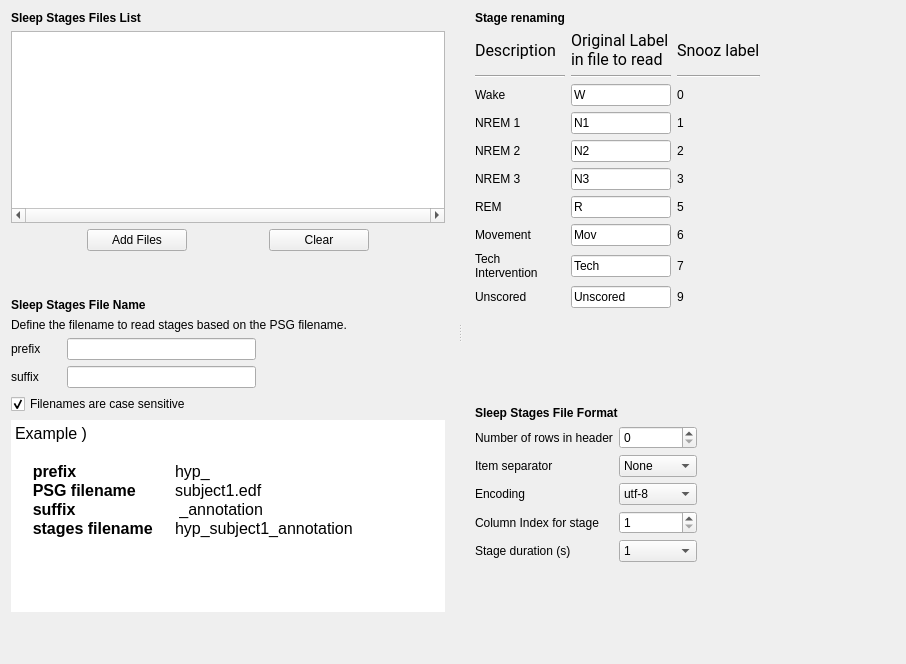
<?xml version="1.0" encoding="UTF-8"?>
<ui version="4.0">
 <class>SleepStagesImporterSettingsView</class>
 <widget class="QWidget" name="SleepStagesImporterSettingsView">
  <property name="geometry">
   <rect>
    <x>0</x>
    <y>0</y>
    <width>906</width>
    <height>664</height>
   </rect>
  </property>
  <property name="windowTitle">
   <string>Form</string>
  </property>
  <property name="styleSheet">
   <string notr="true">font: 12pt &quot;Roboto&quot;;</string>
  </property>
  <layout class="QHBoxLayout" name="horizontalLayout_2">
   <item>
    <widget class="QSplitter" name="splitter">
     <property name="orientation">
      <enum>Qt::Horizontal</enum>
     </property>
     <property name="handleWidth">
      <number>30</number>
     </property>
     <widget class="QWidget" name="layoutWidget">
      <layout class="QVBoxLayout" name="verticalLayout_5">
       <item>
        <layout class="QVBoxLayout" name="verticalLayout_3">
         <item>
          <widget class="QLabel" name="label_5">
           <property name="text">
            <string>&lt;html&gt;&lt;head/&gt;&lt;body&gt;&lt;p&gt;&lt;span style=&quot; font-weight:600;&quot;&gt;Sleep Stages Files List&lt;/span&gt;&lt;/p&gt;&lt;/body&gt;&lt;/html&gt;</string>
           </property>
          </widget>
         </item>
         <item>
          <widget class="QTableWidget" name="tableWidget_files">
           <property name="horizontalScrollBarPolicy">
            <enum>Qt::ScrollBarAlwaysOn</enum>
           </property>
           <property name="editTriggers">
            <set>QAbstractItemView::NoEditTriggers</set>
           </property>
          </widget>
         </item>
         <item>
          <layout class="QHBoxLayout" name="horizontalLayout">
           <item>
            <widget class="QPushButton" name="pushButton_choose">
             <property name="maximumSize">
              <size>
               <width>100</width>
               <height>16777215</height>
              </size>
             </property>
             <property name="text">
              <string>Add Files</string>
             </property>
            </widget>
           </item>
           <item>
            <widget class="QPushButton" name="pushButton_clear">
             <property name="maximumSize">
              <size>
               <width>100</width>
               <height>16777215</height>
              </size>
             </property>
             <property name="text">
              <string>Clear</string>
             </property>
            </widget>
           </item>
          </layout>
         </item>
        </layout>
       </item>
       <item>
        <spacer name="verticalSpacer_5">
         <property name="orientation">
          <enum>Qt::Vertical</enum>
         </property>
         <property name="sizeType">
          <enum>QSizePolicy::MinimumExpanding</enum>
         </property>
         <property name="sizeHint" stdset="0">
          <size>
           <width>250</width>
           <height>13</height>
          </size>
         </property>
        </spacer>
       </item>
       <item>
        <layout class="QVBoxLayout" name="verticalLayout">
         <item>
          <widget class="QLabel" name="label_16">
           <property name="text">
            <string>&lt;html&gt;&lt;head/&gt;&lt;body&gt;&lt;p&gt;&lt;span style=&quot; font-weight:600;&quot;&gt;Sleep Stages File Name&lt;/span&gt;&lt;/p&gt;&lt;/body&gt;&lt;/html&gt;</string>
           </property>
          </widget>
         </item>
         <item>
          <widget class="QLabel" name="label_17">
           <property name="text">
            <string>Define the filename to read stages based on the PSG filename.</string>
           </property>
          </widget>
         </item>
         <item>
          <layout class="QGridLayout" name="gridLayout_3">
           <item row="0" column="1">
            <widget class="QLineEdit" name="lineEdit_prefix">
             <property name="toolTip">
              <string>Optionally, define the prefix to insert before the PSG filename to identify the stages filename.</string>
             </property>
            </widget>
           </item>
           <item row="0" column="2">
            <spacer name="horizontalSpacer_3">
             <property name="orientation">
              <enum>Qt::Horizontal</enum>
             </property>
             <property name="sizeHint" stdset="0">
              <size>
               <width>40</width>
               <height>20</height>
              </size>
             </property>
            </spacer>
           </item>
           <item row="0" column="0">
            <widget class="QLabel" name="label_18">
             <property name="minimumSize">
              <size>
               <width>50</width>
               <height>0</height>
              </size>
             </property>
             <property name="text">
              <string>prefix</string>
             </property>
            </widget>
           </item>
           <item row="1" column="0">
            <widget class="QLabel" name="label_19">
             <property name="text">
              <string>suffix</string>
             </property>
            </widget>
           </item>
           <item row="1" column="1">
            <widget class="QLineEdit" name="lineEdit_suffix">
             <property name="toolTip">
              <string>Optionally, define the suffix to append to the PSG filename to identify the stages filename.</string>
             </property>
            </widget>
           </item>
          </layout>
         </item>
         <item>
          <widget class="QCheckBox" name="checkBox_case_sensitive">
           <property name="toolTip">
            <string>Uncheck if the sleep stage filename has a different case than the EDF filename.</string>
           </property>
           <property name="text">
            <string>Filenames are case sensitive</string>
           </property>
           <property name="checked">
            <bool>true</bool>
           </property>
          </widget>
         </item>
         <item>
          <widget class="QTextEdit" name="textEdit">
           <property name="frameShape">
            <enum>QFrame::NoFrame</enum>
           </property>
           <property name="readOnly">
            <bool>true</bool>
           </property>
           <property name="html">
            <string>&lt;!DOCTYPE HTML PUBLIC &quot;-//W3C//DTD HTML 4.0//EN&quot; &quot;http://www.w3.org/TR/REC-html40/strict.dtd&quot;&gt;
&lt;html&gt;&lt;head&gt;&lt;meta name=&quot;qrichtext&quot; content=&quot;1&quot; /&gt;&lt;style type=&quot;text/css&quot;&gt;
p, li { white-space: pre-wrap; }
&lt;/style&gt;&lt;/head&gt;&lt;body style=&quot; font-family:'Roboto'; font-size:12pt; font-weight:400; font-style:normal;&quot;&gt;
&lt;p style=&quot; margin-top:0px; margin-bottom:0px; margin-left:0px; margin-right:0px; -qt-block-indent:0; text-indent:0px;&quot;&gt;Example )&lt;/p&gt;
&lt;p style=&quot;-qt-paragraph-type:empty; margin-top:0px; margin-bottom:0px; margin-left:0px; margin-right:0px; -qt-block-indent:0; text-indent:0px;&quot;&gt;&lt;br /&gt;&lt;/p&gt;
&lt;p style=&quot; margin-top:0px; margin-bottom:0px; margin-left:0px; margin-right:0px; -qt-block-indent:0; text-indent:0px;&quot;&gt;    &lt;span style=&quot; font-weight:600;&quot;&gt;prefix		&lt;/span&gt;hyp_&lt;/p&gt;
&lt;p style=&quot; margin-top:0px; margin-bottom:0px; margin-left:0px; margin-right:0px; -qt-block-indent:0; text-indent:0px;&quot;&gt;    &lt;span style=&quot; font-weight:600;&quot;&gt;PSG filename	&lt;/span&gt;subject1.edf&lt;/p&gt;
&lt;p style=&quot; margin-top:0px; margin-bottom:0px; margin-left:0px; margin-right:0px; -qt-block-indent:0; text-indent:0px;&quot;&gt;    &lt;span style=&quot; font-weight:600;&quot;&gt;suffix		&lt;/span&gt; _annotation&lt;/p&gt;
&lt;p style=&quot; margin-top:0px; margin-bottom:0px; margin-left:0px; margin-right:0px; -qt-block-indent:0; text-indent:0px;&quot;&gt;    &lt;span style=&quot; font-weight:600;&quot;&gt;stages filename	&lt;/span&gt;hyp_subject1_annotation&lt;/p&gt;
&lt;p style=&quot;-qt-paragraph-type:empty; margin-top:0px; margin-bottom:0px; margin-left:0px; margin-right:0px; -qt-block-indent:0; text-indent:0px;&quot;&gt;&lt;br /&gt;&lt;/p&gt;&lt;/body&gt;&lt;/html&gt;</string>
           </property>
          </widget>
         </item>
        </layout>
       </item>
       <item>
        <spacer name="verticalSpacer">
         <property name="orientation">
          <enum>Qt::Vertical</enum>
         </property>
         <property name="sizeType">
          <enum>QSizePolicy::MinimumExpanding</enum>
         </property>
         <property name="sizeHint" stdset="0">
          <size>
           <width>20</width>
           <height>40</height>
          </size>
         </property>
        </spacer>
       </item>
      </layout>
     </widget>
     <widget class="QWidget" name="layoutWidget">
      <layout class="QVBoxLayout" name="verticalLayout_6">
       <item>
        <layout class="QVBoxLayout" name="verticalLayout_4">
         <item>
          <layout class="QVBoxLayout" name="verticalLayout_2">
           <item>
            <widget class="QLabel" name="label_4">
             <property name="text">
              <string>&lt;html&gt;&lt;head/&gt;&lt;body&gt;&lt;p&gt;&lt;span style=&quot; font-weight:600;&quot;&gt;Stage renaming&lt;/span&gt;&lt;/p&gt;&lt;/body&gt;&lt;/html&gt;</string>
             </property>
            </widget>
           </item>
           <item>
            <layout class="QGridLayout" name="gridLayout_2">
             <item row="5" column="1">
              <widget class="QLineEdit" name="lineEdit_ori_3">
               <property name="maximumSize">
                <size>
                 <width>100</width>
                 <height>16777215</height>
                </size>
               </property>
               <property name="text">
                <string>N3</string>
               </property>
              </widget>
             </item>
             <item row="7" column="3">
              <widget class="QLabel" name="label_10">
               <property name="text">
                <string>6</string>
               </property>
              </widget>
             </item>
             <item row="5" column="0">
              <widget class="QLabel" name="label_37">
               <property name="text">
                <string>NREM 3</string>
               </property>
              </widget>
             </item>
             <item row="6" column="1">
              <widget class="QLineEdit" name="lineEdit_ori_5">
               <property name="maximumSize">
                <size>
                 <width>100</width>
                 <height>16777215</height>
                </size>
               </property>
               <property name="text">
                <string>R</string>
               </property>
              </widget>
             </item>
             <item row="2" column="3">
              <widget class="QLabel" name="label_0">
               <property name="maximumSize">
                <size>
                 <width>80</width>
                 <height>16777215</height>
                </size>
               </property>
               <property name="text">
                <string>0</string>
               </property>
              </widget>
             </item>
             <item row="3" column="4">
              <spacer name="horizontalSpacer">
               <property name="orientation">
                <enum>Qt::Horizontal</enum>
               </property>
               <property name="sizeHint" stdset="0">
                <size>
                 <width>40</width>
                 <height>20</height>
                </size>
               </property>
              </spacer>
             </item>
             <item row="9" column="0">
              <widget class="QLabel" name="label_42">
               <property name="text">
                <string>Unscored</string>
               </property>
              </widget>
             </item>
             <item row="8" column="3">
              <widget class="QLabel" name="label_11">
               <property name="text">
                <string>7</string>
               </property>
              </widget>
             </item>
             <item row="4" column="3">
              <widget class="QLabel" name="label_6">
               <property name="text">
                <string>2</string>
               </property>
              </widget>
             </item>
             <item row="2" column="0">
              <widget class="QLabel" name="label_34">
               <property name="text">
                <string>Wake</string>
               </property>
              </widget>
             </item>
             <item row="9" column="1">
              <widget class="QLineEdit" name="lineEdit_ori_9">
               <property name="maximumSize">
                <size>
                 <width>100</width>
                 <height>16777215</height>
                </size>
               </property>
               <property name="text">
                <string>Unscored</string>
               </property>
              </widget>
             </item>
             <item row="1" column="0">
              <widget class="Line" name="line_2">
               <property name="orientation">
                <enum>Qt::Horizontal</enum>
               </property>
              </widget>
             </item>
             <item row="3" column="0">
              <widget class="QLabel" name="label_35">
               <property name="text">
                <string>NREM 1</string>
               </property>
              </widget>
             </item>
             <item row="0" column="0">
              <widget class="QLabel" name="label_9">
               <property name="font">
                <font>
                 <family>Roboto</family>
                 <pointsize>12</pointsize>
                 <weight>50</weight>
                 <italic>false</italic>
                 <bold>false</bold>
                </font>
               </property>
               <property name="text">
                <string>Description</string>
               </property>
               <property name="alignment">
                <set>Qt::AlignLeading|Qt::AlignLeft|Qt::AlignVCenter</set>
               </property>
              </widget>
             </item>
             <item row="0" column="1">
              <widget class="QLabel" name="label_43">
               <property name="maximumSize">
                <size>
                 <width>100</width>
                 <height>16777215</height>
                </size>
               </property>
               <property name="font">
                <font>
                 <family>Roboto</family>
                 <pointsize>12</pointsize>
                 <weight>50</weight>
                 <italic>false</italic>
                 <bold>false</bold>
                </font>
               </property>
               <property name="text">
                <string>Original Label
in file to read</string>
               </property>
              </widget>
             </item>
             <item row="8" column="1">
              <widget class="QLineEdit" name="lineEdit_ori_7">
               <property name="maximumSize">
                <size>
                 <width>100</width>
                 <height>16777215</height>
                </size>
               </property>
               <property name="toolTip">
                <string>Let the default label when not applicable.</string>
               </property>
               <property name="text">
                <string>Tech</string>
               </property>
              </widget>
             </item>
             <item row="7" column="1">
              <widget class="QLineEdit" name="lineEdit_ori_6">
               <property name="maximumSize">
                <size>
                 <width>100</width>
                 <height>16777215</height>
                </size>
               </property>
               <property name="toolTip">
                <string>Let the default label when not applicable.</string>
               </property>
               <property name="text">
                <string>Mov</string>
               </property>
              </widget>
             </item>
             <item row="7" column="0">
              <widget class="QLabel" name="label_40">
               <property name="text">
                <string>Movement</string>
               </property>
              </widget>
             </item>
             <item row="3" column="1">
              <widget class="QLineEdit" name="lineEdit_ori_1">
               <property name="maximumSize">
                <size>
                 <width>100</width>
                 <height>16777215</height>
                </size>
               </property>
               <property name="text">
                <string>N1</string>
               </property>
              </widget>
             </item>
             <item row="3" column="3">
              <widget class="QLabel" name="label_1">
               <property name="text">
                <string>1</string>
               </property>
              </widget>
             </item>
             <item row="5" column="3">
              <widget class="QLabel" name="label_7">
               <property name="text">
                <string>3</string>
               </property>
              </widget>
             </item>
             <item row="2" column="1">
              <widget class="QLineEdit" name="lineEdit_ori_0">
               <property name="maximumSize">
                <size>
                 <width>100</width>
                 <height>16777215</height>
                </size>
               </property>
               <property name="text">
                <string>W</string>
               </property>
              </widget>
             </item>
             <item row="4" column="1">
              <widget class="QLineEdit" name="lineEdit_ori_2">
               <property name="maximumSize">
                <size>
                 <width>100</width>
                 <height>16777215</height>
                </size>
               </property>
               <property name="text">
                <string>N2</string>
               </property>
              </widget>
             </item>
             <item row="0" column="3">
              <widget class="QLabel" name="label_46">
               <property name="font">
                <font>
                 <family>Roboto</family>
                 <pointsize>12</pointsize>
                 <weight>50</weight>
                 <italic>false</italic>
                 <bold>false</bold>
                </font>
               </property>
               <property name="text">
                <string>Snooz label</string>
               </property>
              </widget>
             </item>
             <item row="1" column="3">
              <widget class="Line" name="line_3">
               <property name="orientation">
                <enum>Qt::Horizontal</enum>
               </property>
              </widget>
             </item>
             <item row="9" column="3">
              <widget class="QLabel" name="label_12">
               <property name="text">
                <string>9</string>
               </property>
              </widget>
             </item>
             <item row="4" column="0">
              <widget class="QLabel" name="label_36">
               <property name="text">
                <string>NREM 2</string>
               </property>
              </widget>
             </item>
             <item row="8" column="0">
              <widget class="QLabel" name="label_41">
               <property name="minimumSize">
                <size>
                 <width>90</width>
                 <height>0</height>
                </size>
               </property>
               <property name="text">
                <string>Tech
Intervention</string>
               </property>
              </widget>
             </item>
             <item row="1" column="1">
              <widget class="Line" name="line">
               <property name="orientation">
                <enum>Qt::Horizontal</enum>
               </property>
              </widget>
             </item>
             <item row="6" column="3">
              <widget class="QLabel" name="label_8">
               <property name="text">
                <string>5</string>
               </property>
              </widget>
             </item>
             <item row="6" column="0">
              <widget class="QLabel" name="label_39">
               <property name="text">
                <string>REM</string>
               </property>
              </widget>
             </item>
            </layout>
           </item>
          </layout>
         </item>
        </layout>
       </item>
       <item>
        <spacer name="verticalSpacer_6">
         <property name="orientation">
          <enum>Qt::Vertical</enum>
         </property>
         <property name="sizeType">
          <enum>QSizePolicy::MinimumExpanding</enum>
         </property>
         <property name="sizeHint" stdset="0">
          <size>
           <width>250</width>
           <height>13</height>
          </size>
         </property>
        </spacer>
       </item>
       <item>
        <widget class="QLabel" name="label">
         <property name="text">
          <string>&lt;html&gt;&lt;head/&gt;&lt;body&gt;&lt;p&gt;&lt;span style=&quot; font-weight:600;&quot;&gt;Sleep Stages File Format&lt;/span&gt;&lt;/p&gt;&lt;/body&gt;&lt;/html&gt;</string>
         </property>
        </widget>
       </item>
       <item>
        <layout class="QGridLayout" name="gridLayout">
         <item row="4" column="1">
          <widget class="QComboBox" name="comboBox_stage_s">
           <property name="toolTip">
            <string>Define the duration (s) of the stage corresponding to one row in the sleep stages text file.</string>
           </property>
           <property name="currentText">
            <string>1</string>
           </property>
           <item>
            <property name="text">
             <string>1</string>
            </property>
           </item>
           <item>
            <property name="text">
             <string>2</string>
            </property>
           </item>
           <item>
            <property name="text">
             <string>3</string>
            </property>
           </item>
           <item>
            <property name="text">
             <string>5</string>
            </property>
           </item>
           <item>
            <property name="text">
             <string>6</string>
            </property>
           </item>
           <item>
            <property name="text">
             <string>10</string>
            </property>
           </item>
           <item>
            <property name="text">
             <string>15</string>
            </property>
           </item>
           <item>
            <property name="text">
             <string>30</string>
            </property>
           </item>
          </widget>
         </item>
         <item row="2" column="1">
          <widget class="QComboBox" name="comboBox_encoding">
           <property name="toolTip">
            <string>Define the sleep stage file encoding. You can open in Notepad++ to find out.</string>
           </property>
           <item>
            <property name="text">
             <string>utf-8</string>
            </property>
           </item>
           <item>
            <property name="text">
             <string>latin-1</string>
            </property>
           </item>
           <item>
            <property name="text">
             <string>utf-16</string>
            </property>
           </item>
           <item>
            <property name="text">
             <string>utf-32</string>
            </property>
           </item>
           <item>
            <property name="text">
             <string>iso-8859</string>
            </property>
           </item>
           <item>
            <property name="text">
             <string>ascii</string>
            </property>
           </item>
          </widget>
         </item>
         <item row="3" column="1">
          <widget class="QSpinBox" name="spinBox_colstage">
           <property name="toolTip">
            <string>Define the column index to extract the stage labels. 1 means the first column.</string>
           </property>
           <property name="minimum">
            <number>1</number>
           </property>
          </widget>
         </item>
         <item row="1" column="0">
          <widget class="QLabel" name="label_2">
           <property name="text">
            <string>Item separator</string>
           </property>
          </widget>
         </item>
         <item row="0" column="0">
          <widget class="QLabel" name="label_3">
           <property name="text">
            <string>Number of rows in header</string>
           </property>
          </widget>
         </item>
         <item row="1" column="1">
          <widget class="QComboBox" name="comboBox_sep">
           <property name="toolTip">
            <string>Delimiter character or pattern for the sleep stages file.
Set to None if unknown, and the engine will detect it.
Open the file in a text editor to see the separator.</string>
           </property>
           <item>
            <property name="text">
             <string>None</string>
            </property>
           </item>
           <item>
            <property name="text">
             <string>\t</string>
            </property>
           </item>
           <item>
            <property name="text">
             <string>;</string>
            </property>
           </item>
           <item>
            <property name="text">
             <string>,</string>
            </property>
           </item>
           <item>
            <property name="text">
             <string>\r</string>
            </property>
           </item>
          </widget>
         </item>
         <item row="3" column="0">
          <widget class="QLabel" name="label_14">
           <property name="text">
            <string>Column Index for stage</string>
           </property>
          </widget>
         </item>
         <item row="0" column="1">
          <widget class="QSpinBox" name="spinBox_n_rows">
           <property name="toolTip">
            <string>Number of rows to skip before reading the sleep stages.</string>
           </property>
          </widget>
         </item>
         <item row="4" column="0">
          <widget class="QLabel" name="label_15">
           <property name="text">
            <string>Stage duration (s)</string>
           </property>
          </widget>
         </item>
         <item row="2" column="0">
          <widget class="QLabel" name="label_13">
           <property name="text">
            <string>Encoding</string>
           </property>
          </widget>
         </item>
         <item row="2" column="2">
          <spacer name="horizontalSpacer_2">
           <property name="orientation">
            <enum>Qt::Horizontal</enum>
           </property>
           <property name="sizeHint" stdset="0">
            <size>
             <width>40</width>
             <height>20</height>
            </size>
           </property>
          </spacer>
         </item>
        </layout>
       </item>
       <item>
        <spacer name="verticalSpacer_2">
         <property name="orientation">
          <enum>Qt::Vertical</enum>
         </property>
         <property name="sizeHint" stdset="0">
          <size>
           <width>20</width>
           <height>40</height>
          </size>
         </property>
        </spacer>
       </item>
      </layout>
     </widget>
    </widget>
   </item>
  </layout>
 </widget>
 <resources>
  <include location="../../../../snooz-toolbox/src/main/python/ui/themes/themes.qrc"/>
 </resources>
 <connections>
  <connection>
   <sender>pushButton_choose</sender>
   <signal>clicked()</signal>
   <receiver>SleepStagesImporterSettingsView</receiver>
   <slot>choose_slot()</slot>
   <hints>
    <hint type="sourcelabel">
     <x>76</x>
     <y>264</y>
    </hint>
    <hint type="destinationlabel">
     <x>172</x>
     <y>165</y>
    </hint>
   </hints>
  </connection>
  <connection>
   <sender>pushButton_clear</sender>
   <signal>clicked()</signal>
   <receiver>SleepStagesImporterSettingsView</receiver>
   <slot>clear_slot()</slot>
   <hints>
    <hint type="sourcelabel">
     <x>198</x>
     <y>264</y>
    </hint>
    <hint type="destinationlabel">
     <x>172</x>
     <y>165</y>
    </hint>
   </hints>
  </connection>
 </connections>
 <slots>
  <slot>clear_slot()</slot>
  <slot>choose_slot()</slot>
 </slots>
</ui>
